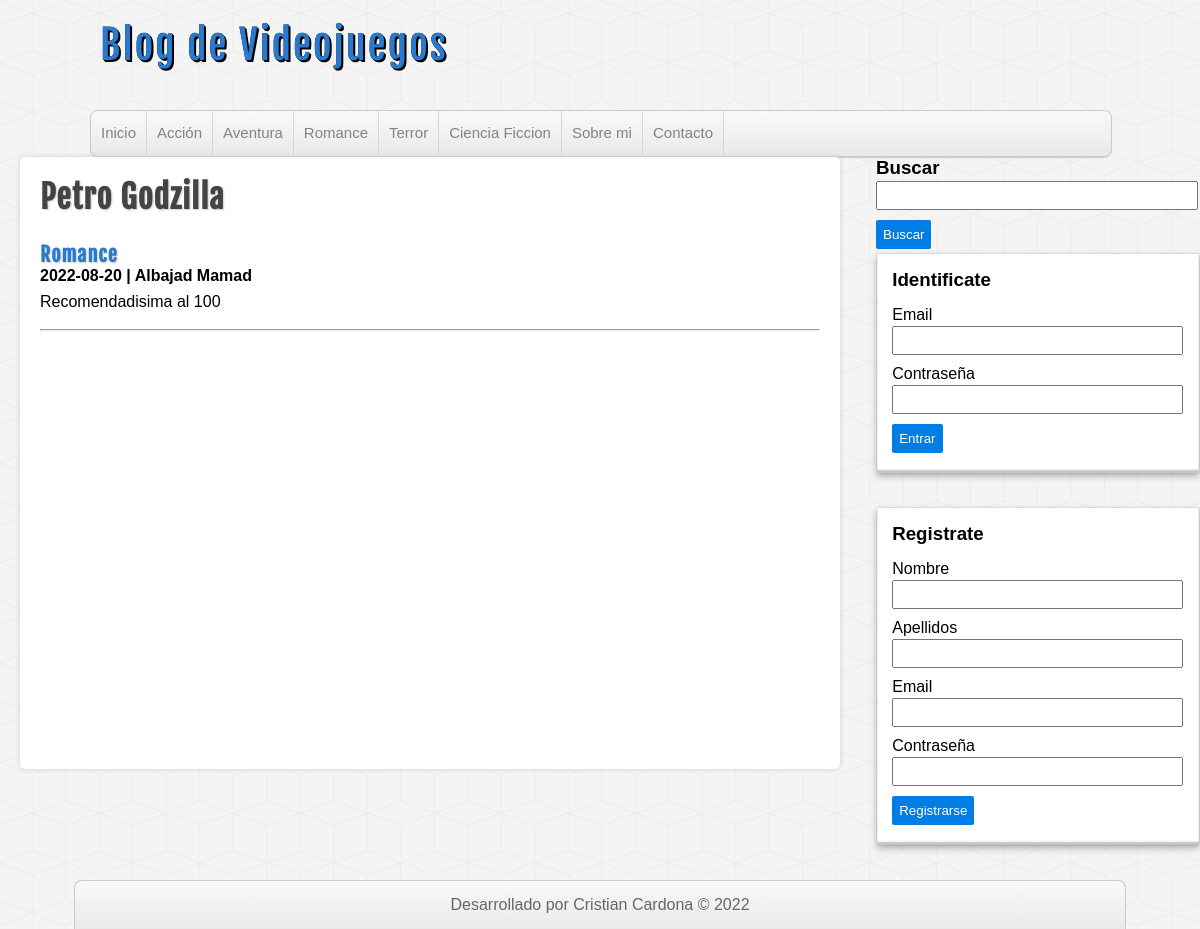
Screenshot of /proyecto-php/entrada.php?id=8 with the database file from the repository.
### tables this page shows
CREATE TABLE categorias(
    id int(11) auto_increment not null,
    nombre varchar(100),
    CONSTRAINT PK_categorias PRIMARY KEY(id)
);

CREATE TABLE entradas(
    id int(11) auto_increment not null,
    usuario_id int(11) not null,
    categoria_id int(11) not null,
    titulo varchar(255) not null,
    descripcion MEDIUMTEXT,
    fecha date not null,
    CONSTRAINT PK_entradas PRIMARY KEY(id),
    CONSTRAINT FK_entradas_usuarios FOREIGN KEY(usuario_id)
    REFERENCES usuarios(id),
    CONSTRAINT FK_entradas_categorias FOREIGN KEY(categoria_id)
    REFERENCES categorias(id)
);

### proyecto-php/includes/helpers.php (called while the page is built, shortened)
<?php
    function conseguirCategorias($conexion){
        $sql = "SELECT * FROM categorias ORDER BY id ASC";
        $categorias = mysqli_query($conexion,$sql);
        $resultado = array();
        if($categorias && mysqli_num_rows($categorias) >= 1){
            $resultado = $categorias;
        }
        return $resultado;
    }
    function conseguirEntrada($conexion,$id){
        $sql = " SELECT en.*, ca.nombre, CONCAT(us.nombre, ' ', us.apellidos) as 'usuario' FROM entradas as en ".
        "INNER JOIN categorias as ca ON en.categoria_id = ca.id ".
        "INNER JOIN usuarios as us ON en.usuario_id = us.id ".
        " WHERE en.id = '$id'";
        $entrada = mysqli_query($conexion,$sql);
        $resultado = array();
        if($entrada && mysqli_num_rows($entrada) >= 1){
            $resultado = mysqli_fetch_assoc($entrada);
        }
        return $resultado;
    }

### proyecto-php/entrada.php (the view, shortened to what this page needs)
<?php require_once 'includes/conexion.php'; ?>
<?php require_once 'includes/helpers.php'; ?>
<?php
    $entrada_actual = conseguirEntrada($conexion,$_GET['id']);
?>
<?php require_once 'includes/cabecera.php'; ?>
<?php require_once 'includes/lateral.php'; ?>
        <div id="principal">
            <h1><?=$entrada_actual['titulo']?></h1>
            <a href="categoria.php?id=<?=$entrada_actual['categoria_id']?>">
                <h2><?=$entrada_actual['nombre']?></h2>
            </a>
            <h4><?=$entrada_actual['fecha']?> | <?=$entrada_actual['usuario']?></h4>
            <p><?=$entrada_actual['descripcion']?></p><br><hr><br>
        </div>
    <?php require_once 'includes/pie.php'; ?>
</body>
</html>

### proyecto-php/includes/cabecera.php (shortened to what this page needs)
<?php require_once 'includes/conexion.php'; ?>
<?php require_once 'includes/helpers.php'; ?>
<!DOCTYPE html>
<html lang="es">
<head>
    <link rel="stylesheet" href="assets/css/style.css">
</head>
<body>
    <header id="cabecera">
        <div id="logo">
            <a href="index.php">
                Blog de Videojuegos
            </a>
        </div>
        <nav id="menu">
            <ul>
                <li><a href="index.php">Inicio</a></li>
                <?php
                    $categorias = conseguirCategorias($conexion);
                    if(!empty($categorias)):
                        while($categoria = mysqli_fetch_assoc($categorias)):
                ?>
                            <li>
                                <a href="categoria.php?id=<?=$categoria['id']?>"><?=$categoria['nombre']?></a>
                            </li>
                <?php
                        endwhile;
                    endif;
                ?>
                <li><a href="index.php">Sobre mi</a></li>
                <li><a href="index.php">Contacto</a></li>
            </ul>
        </nav>
    </header>

### proyecto-php/assets/css/style.css (style rules this page uses)
* { margin: 0px; padding: 0px; font-family: sans-serif, Helvetica, Arial; text-decoration: none; }
body { background: url(../img/cubes.png) #F4F4F4; }
#cabecera { width: 85%; height: auto; background: transparent; margin: 0px auto; }
#logo { float:left; width: 540px; height: 110px; }
#logo a { font-family: "fajala", Helvetica; font-size: 40px; letter-spacing: 2px; color: #2979CD; text-shadow: 0px 0px 0px black, 1px 1px 0px black, 2px 2px 0px black; transition: all 500ms; line-height: 90px; margin-left: 10px; }
#menu { clear: both; width: 100%; height: 45px; background: linear-gradient(to bottom, #f9f9f9 0px, #e9e9e9 100%); border: 1px solid #C9C9C9; border-radius: 8px; box-shadow: 0px 1px 1px #ccc; overflow: hidden; }
#menu ul { list-style: none; }
#menu ul li { float: left; line-height: 44px; border-right: 1px solid #D6D6D6; }
#menu ul li a { display: block; padding-left: 10px; padding-right: 10px; font-size: 15px; color: #838282; }
#principal { float: left; width: 65%; min-height: 572px; background:white; border-radius: 5px; box-shadow: 0px 0px 5px #ccc; margin-left: 20px; padding: 20px; overflow: hidden; }
#principal a { color: #333; }
#principal h1 { font-size: 32px; color: #444; letter-spacing: 1px; text-shadow: 1px 1px 2px #ccc; font-family: "fajala"; }
#principal h2 { font-size: 20px; color: #2979CD; text-shadow: 1px 1px 2px #ccc; letter-spacing: 1px; font-family: "fajala"; margin-top: 25px; }
#principal p { margin-top: 8px; }

### rows the page displays
categorias: nombre "Acción"
categorias: nombre "Aventura"
categorias: nombre "Romance"
categorias: nombre "Terror"
categorias: nombre "Ciencia Ficcion"
entradas: titulo "Petro Godzilla", categoria.nombre "Romance", fecha "2022-08-20", descripcion "Recomendadisima al 100"

### other values shown
$entrada_actual['usuario'] "Albajad Mamad"
